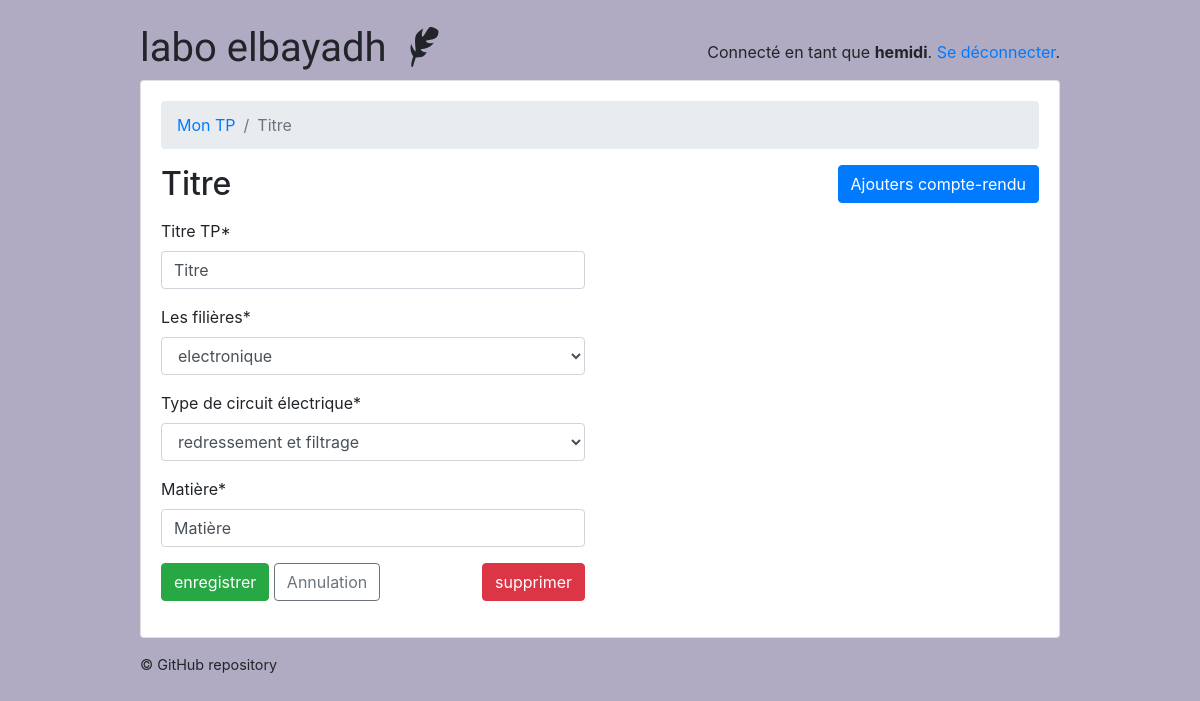
The app's page /teachers/quiz/86/ (signed in) with its own data.
### classroom/models.py (models this page shows, shortened)
class User(AbstractUser ):
    is_student = models.BooleanField(default=False )
    is_teacher = models.BooleanField(default=False)
    date_of_birth = models.DateField(default='1994-03-16')
    EQUIRED_FIELDS = ['date_of_birth']

class Quiz(models.Model):
    owner = models.ForeignKey(User, on_delete=models.CASCADE, related_name='quizzes')
    name = models.CharField(max_length=255 , default='Titre' , verbose_name= 'Titre TP',)
    subject = models.ForeignKey(Subject, on_delete=models.CASCADE, related_name='quizzes', verbose_name= 'les filières',)
    type_tp_posible = (
        ('redressement et filtrage ', 'redressement et filtrage '),
        ('filtrage RC', 'filtrage RC'),
    )
    type_tp = models.CharField(max_length=500 ,choices=type_tp_posible , verbose_name= 'Type de circuit électrique')
    description = models.TextField( max_length=500 , verbose_name= 'Description de TP ')
    module = models.CharField(max_length=255, default='Matière' , verbose_name= 'Matière' )
    Temps_TP = models.IntegerField(default=5 , verbose_name= 'Temps de TP min')

class Subject(models.Model):
    name = models.CharField(max_length=30)
    color = models.CharField(max_length=7, default='#007bff')
    def __str__(self):
        return self.name

### classroom/views/teachers.py (the view, shortened to what this page needs)
# urls.py: path('quiz/<int:pk>/', teachers.QuizUpdateView.as_view(), name='quiz_change'),
@method_decorator([login_required, teacher_required], name='dispatch')
class QuizUpdateView(UpdateView):
    model = Quiz
    fields = ('name', 'subject', 'type_tp' , 'module' )
    '''
    def get_form(self, form_class= Quiz):
        form = form_class()
        form.fields['subject'].label = "Primary purpose/business use"
        #form.fields['secondary_purpose_business_uses'].label = "Secondary purpose/business uses"

        return form
    '''
    context_object_name = 'quiz'
    template_name = 'classroom/teachers/quiz_change_form.html'
    def get_context_data(self, **kwargs):
        kwargs['questions'] = self.get_object().questions.annotate(answers_count=Count('answers'))
        return super().get_context_data(**kwargs)
    def get_queryset(self):
        return self.request.user.quizzes.all()

### classroom/templates/classroom/teachers/quiz_change_form.html (shortened to what this page needs)
{% extends 'base.html' %}
{% load crispy_forms_tags %}
{% block content %}
  <nav aria-label="breadcrumb">
    <ol class="breadcrumb">
      <li class="breadcrumb-item"><a href="{% url 'teachers:quiz_change_list' %}">Mon TP</a></li>
      <li class="breadcrumb-item active" aria-current="page">{{ quiz.name }}</li>
    </ol>
  </nav>
  <h2 class="mb-3">
    {{ quiz.name }}
    <a href="{% url 'teachers:question_add' quiz.pk %}" class="btn btn-primary float-right">Ajouters compte-rendu</a>
  </h2>
  <div class="row mb-3">
    <div class="col-md-6 col-sm-8 col-12">
      <form method="post" novalidate>
        {{ form|crispy }}
        <button type="submit" class="btn btn-success">enregistrer</button>
        <a href="{% url 'teachers:quiz_change_list' %}" class="btn btn-outline-secondary" role="button">Annulation</a>
        <a href="{% url 'teachers:quiz_delete' quiz.pk %}" class="btn btn-danger float-right">supprimer</a>
      </form>
    </div>
  </div>
{% endblock %}

### templates/base.html (shortened to what this page needs)
{% load static %}<!doctype html>
<html lang="en">
  <head>
    <link rel="stylesheet" href="https://maxcdn.bootstrapcdn.com/bootstrap/4.0.0/css/bootstrap.min.css">
    <link rel="stylesheet" type="text/css" href="{% static 'vendor/fontello-2f186091/css/fontello.css' %}">
    <link rel="stylesheet" type="text/css" href="{% static 'css/app.css' %}">
    <link rel="stylesheet" type="text/css" href="{% static 'css/hemidi.css' %}">
    <link rel="stylesheet" type="text/css" href="{% static 'css/fl.css' %}">
    {% if user.is_authenticated and user.is_teacher %}
      <link rel="stylesheet" type="text/css" href="{% static 'css/teachers.css' %}">
    {% else %}
      <link rel="stylesheet" type="text/css" href="{% static 'css/students.css' %}">
    {% endif %}
  </head>
  <body>
    <div class="container my-4">
      <div class="row justify-content-center">
        <div class="col-md-10 col-sm-12">
          <div class="row">
            <div class="col-6">
              <h1 class="logo">
                <a href="{% url 'home' %}">
                  labo elbayadh
                  {% if user.is_authenticated %}
                    {% if user.is_teacher %}
                      <span class="icon-feather" data-toggle="tooltip" data-placement="right" title="Teacher profile"></span>
                    {% else %}
                      <span class="icon-graduation-cap" data-toggle="tooltip" data-placement="right" title="Student profile"></span>
                    {% endif %}
                  {% endif %}
                </a>
              </h1>
            </div>
            <div class="col-6 text-right">
              {% if user.is_authenticated %}
                <p class="pt-3">Connecté en tant que <strong>{{ user.last_name }}</strong>. <a href="{% url 'logout' %}">Se déconnecter</a>.</p>
              {% else %}
                <a href="{% url 'login' %}" class="btn btn-light" role="button">Log in</a>
                <a href="{% url 'signup' %}" class="btn btn-primary" role="button">Sign up</a>
              {% endif %}
            </div>
          </div>
          <div class="card mb-3">
            <div class="card-body">
              {% block content %}
              {% endblock %}
            </div>
          </div>
          <footer>
            <a href="https://github.com/hemid32/django_labo">© GitHub repository</a>
          </footer>
        </div>
      </div>
    </div>
  </body>
</html>

### static/css/app.css (style rules this page uses)
.logo { font-family: 'Clicker Script', cursive; }
.logo a { color: #212529; text-decoration: none; }
footer { font-size: .9rem; }
footer a { color: #212529; }

### static/css/teachers.css (style rules this page uses)
body { background-color: #b0aac2; }

### records on screen
User: last_name "hemidi"
Quiz: name "Titre", subject "electronique", type_tp "redressement et filtrage", module "Matière"
